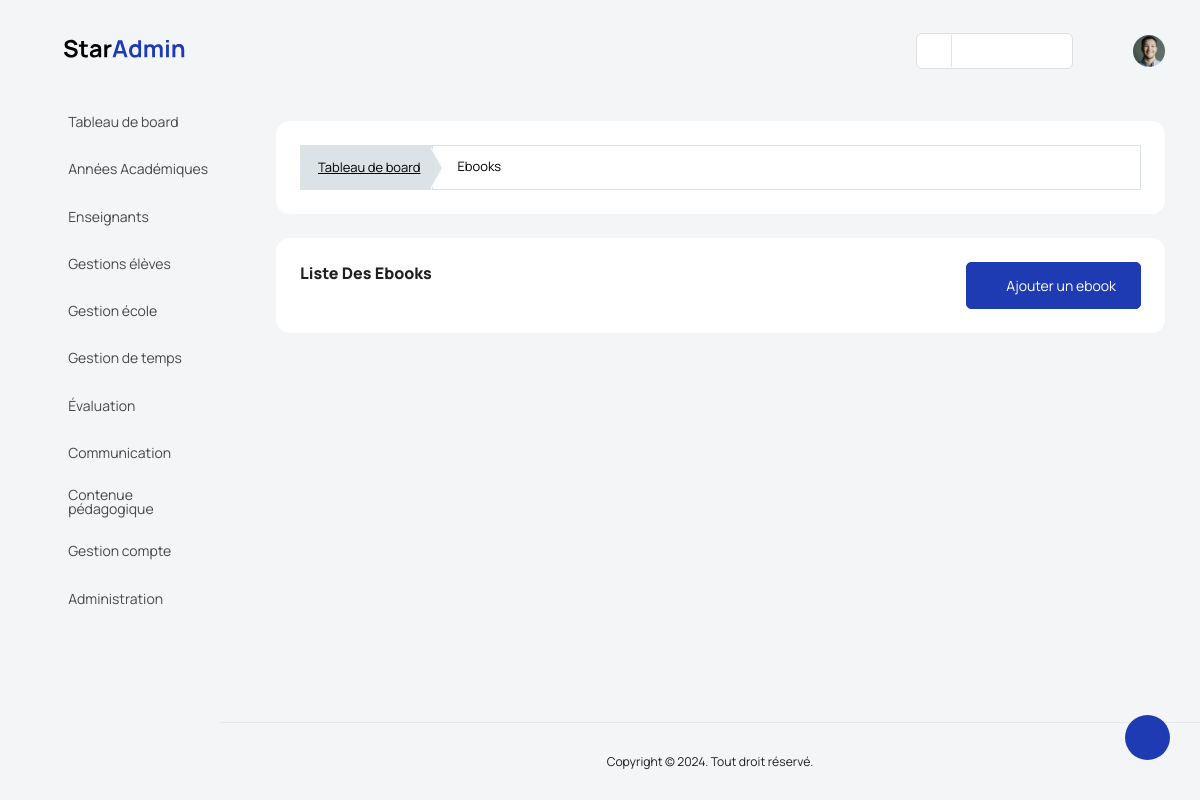
Before: /contenue_pedagogique/ebooks/ (signed in) with the older database file.
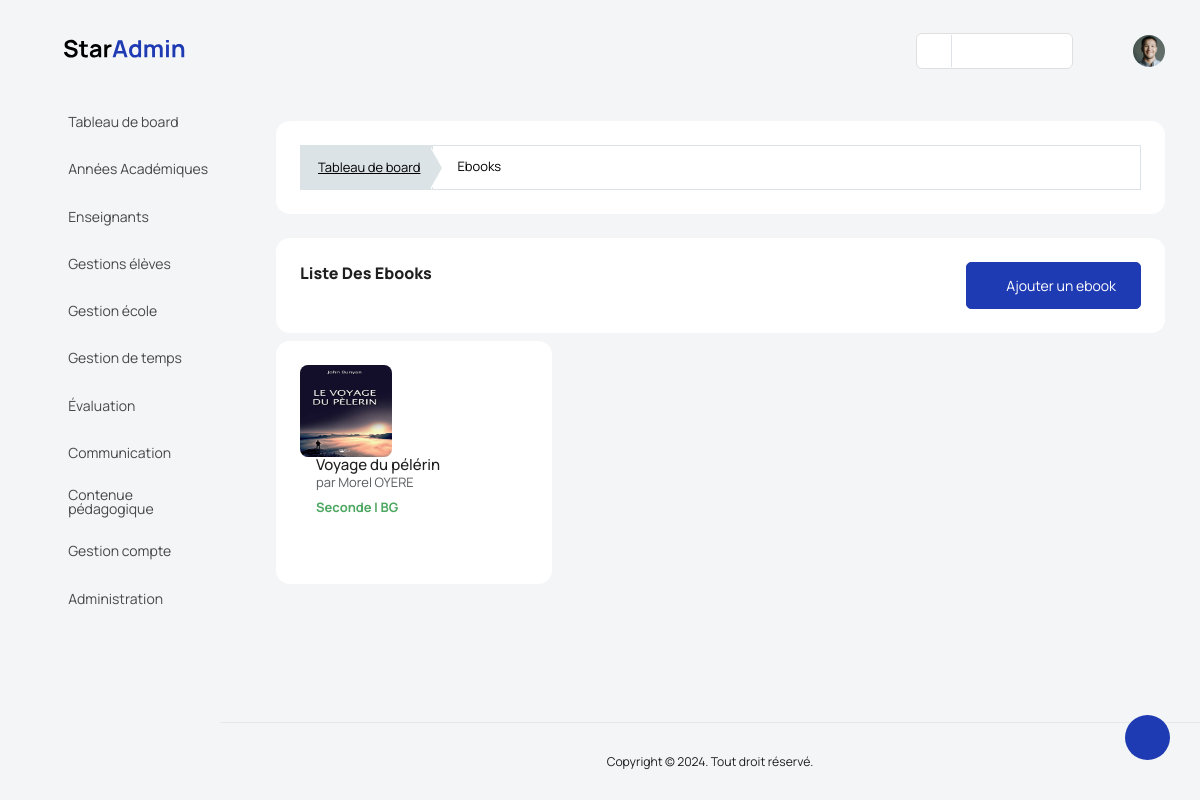
After: the same page with the newer database file.
### backend/models/contenue_pedagogique.py (models this page shows, shortened)
class eBook(models.Model):
        title = models.CharField(max_length=120)
        author = models.ForeignKey(Teacher, on_delete=models.CASCADE, blank=True, null=True)
        level = models.ForeignKey(Level, on_delete=models.CASCADE, blank=True, null=True)
        photo_cover = models.ImageField(upload_to='images_ebook')
        attachement = models.FileField(upload_to='ebook_folder')
        is_private = models.BooleanField(default=False)
        school = models.ForeignKey(Etablishment, on_delete=models.CASCADE)
        created_at = models.DateTimeField(auto_now_add=True)
        updated_at = models.DateTimeField(auto_now=True)

### backend/models/gestion_ecole.py (models this page shows, shortened)
class Teacher(models.Model):
    lastname = models.CharField(max_length=50, blank=True)
    firstname = models.CharField(max_length=50, blank=True)
    address = models.CharField(max_length=50, blank=True)
    tel = models.CharField(max_length=20, blank=True)
    city = models.CharField(max_length=17, choices=cities, blank=True)
    sex = models.CharField(max_length=10, choices=sexes, blank=True)
    bithday = models.DateField(blank=True, null=True)
    nationality = models.CharField(max_length=20, blank=True)
    email = models.CharField(max_length=120, unique=True, blank=True)
    school = models.ForeignKey(Etablishment, on_delete=models.CASCADE)
    status = models.CharField(max_length=20, blank=True)
    last_diploma = models.CharField(max_length=20, choices=last_diploma, blank=True,)
    picture = models.ImageField(upload_to="teacher_images", blank=True, null=True)
    type_of_counter = models.CharField(max_length=20, blank=True)
    start_of_contrat = models.DateField(blank=True, null=True)
    end_of_contrat = models.DateField(blank=True, null=True)
    created_at = models.DateTimeField(auto_now_add=True, null=True)
    updated_at = models.DateTimeField(auto_now=True, null=True)
    def fullname(self):
        return f"{self.firstname} {self.lastname}"

class Level(models.Model):
    label = models.CharField(max_length=50)
    fees = models.IntegerField(default=1000)
    cycles = models.CharField(choices=cycles, max_length=30)
    serie = models.ForeignKey(Series, on_delete=models.CASCADE, blank=True, null=True)
    principal_teacher = models.ForeignKey(Teacher, on_delete=models.SET_NULL, blank=True, null=True)
    school = models.ForeignKey(Etablishment, on_delete=models.CASCADE, null=True)
    created_at = models.DateTimeField(auto_now_add=True)
    updated_at = models.DateTimeField(auto_now=True)
    def __str__(self):
        if self.serie:
            return f"{self.label} | {self.serie}"
        return f"{self.label}"

class Series(models.Model):
    title = models.CharField(max_length=50)
    school = models.ForeignKey(Etablishment, on_delete=models.CASCADE)
    created_at = models.DateTimeField(auto_now_add=True)
    updated_at = models.DateTimeField(auto_now=True)
    def __str__(self):
        return f"{self.title}"

### manager_dashboard/views/contenu_pedagogique_view.py (the view, shortened to what this page needs)
class eBookView(View):
    template = 'manager_dashboard/contenue_pedagogique/ebooks.html'
    def dispatch(self,request, *args, **kwargs):
        if not request.user.is_authenticated:
            return redirect('backend:login')
        if request.user.is_manager or request.user.is_admin_school:
            return super().dispatch(request, *args, **kwargs)
        return redirect('backend:logout')
    def get(self, request, *args, **kwargs):
        ebooks = eBook.objects.filter(school=request.user.school)
        context_object = {'ebooks': ebooks}
        return render(request, template_name=self.template, context=context_object)

### manager_dashboard/templates/manager_dashboard/contenue_pedagogique/ebooks.html (shortened to what this page needs)
{% extends '../base.html' %}
{% load static %}
{% block content %}
<div class="col-md-12 grid-margin stretch-card">
      <div class="card">
        <div class="card-body">
          <div class="template-demo">
            <nav aria-label="breadcrumb">
              <ol class="breadcrumb breadcrumb-custom">
                <li class="breadcrumb-item">
                  <a href='{% url "manager_dashboard:index" %}'>Tableau de board</a>
                </li>
                <li class="breadcrumb-item active" aria-current="page">
                  <span>Ebooks</span>
                </li>
              </ol>
            </nav>
          </div>
        </div>
      </div>
    </div>
  <div class="card">
    <div class="card-body">
      <div class="d-sm-flex justify-content-between align-items-start">
        <div>
          <h4 class="card-title card-title-dash">Liste des ebooks</h4>
        </div>
        <div>
          <a
            href='{% url "manager_dashboard:add_ebook" %}'
            class="btn btn-primary text-white mb-0 me-0"
            ><i class=" mdi mdi-plus-box "></i> Ajouter un ebook</a
          >
        </div>
      </div>
    </div>
  </div>
  <div class="row mt-2" id="elementList">
    {% for ebook in ebooks %}
        <div class="col-md-4 grid-margin stretch-card" data-id="{{ ebook.id }}">
            <div class="card">
            <div class="card-body">
                <div class="d-sm-flex flex-row flex-wrap text-start align-items-center">
                <img src="{{ebook.photo_cover.url}}" class="img-lg rounded" alt="{{ebook.title}}" />
                <div class="ms-sm-3 ms-md-0 ms-xl-3 mt-2 mt-sm-0 mt-md-2 mt-xl-0">
                    <h6 class="mb-0">{{ebook.title}}</h6>
                    <p class="text-muted mb-1">par {{ebook.author.fullname}} </p>
                    <p class="mb-0 text-success fw-bold">{{ebook.level}}</p>
                    <p class='mt-2'>
                        <a href="{{ebook.attachement.url}}" target='blank' class="">
                            <i class="fa fa-eye h4 text-primary"></i></a>
                        <a href="{% url 'manager_dashboard:edit_ebook' ebook.id %}" class="p-2">
                            <i class="fa fa-edit h4 text-dark"></i></a>
                        <a href="#" onclick="delete_function({{ebook.id}})">
                            <i class="fa fa-trash-o h4 text-danger"></i></a>
                    </p>
                </div>
                </div>
            </div>
            </div>
        </div>
    {% endfor %}
  </div>
{% endblock content %}

Changed rows visible on the page:
added eBook: photo_cover (picture), title "Voyage du pélérin", author.fullname "Morel OYERE", level "Seconde | BG"
